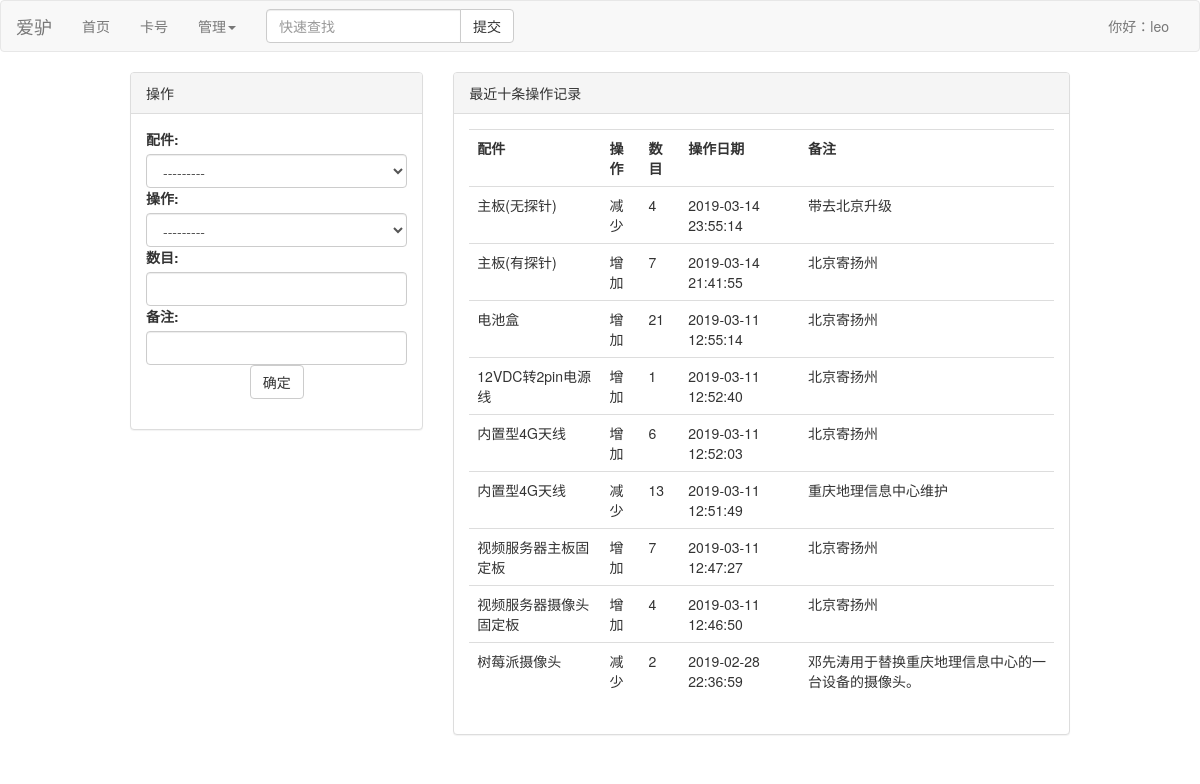
Page /operate/ (signed in) on the earlier database version.
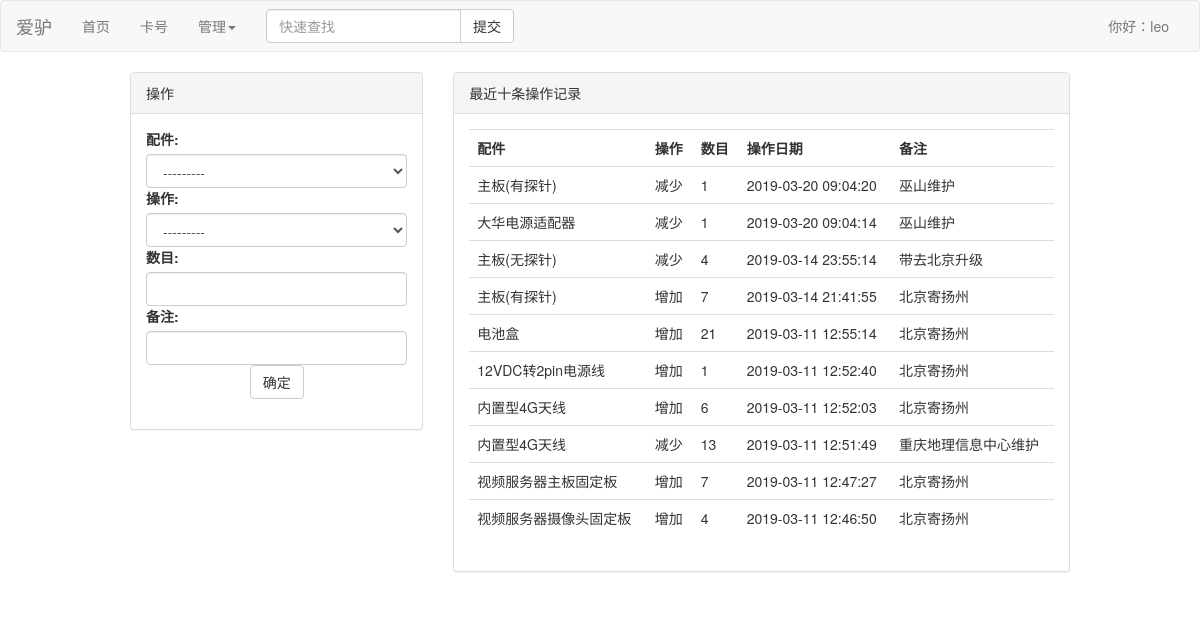
Same page on the later database version.
### store/models.py (models this page shows, shortened)
class Operation(models.Model):
    OPERATIONS = (('plus', '增加'), ('minus', '减少'))
    item = models.ForeignKey(Item, on_delete=models.DO_NOTHING, verbose_name='配件')
    operate = models.CharField(max_length=8, choices=OPERATIONS, verbose_name='操作')
    num = models.IntegerField(verbose_name='数目')
    operated_time = models.DateTimeField(auto_now_add=True, verbose_name='操作日期')
    note = models.CharField(max_length=128, verbose_name='备注')
    class Meta:
        verbose_name = '操作记录'
        verbose_name_plural = verbose_name
        ordering = ('-operated_time',)

class Item(models.Model):
    CHOICES = (('YZ', '扬州'), ('BJ', '北京'), ('CQ', '重庆'))
    name = models.CharField(max_length=30, verbose_name='配件名')
    qty = models.IntegerField(verbose_name='数量')
    city = models.CharField(max_length=8, choices=CHOICES, verbose_name='城市')
    who_does = models.ForeignKey(User, on_delete=models.DO_NOTHING, verbose_name='操作人')
    note = models.CharField(max_length=128, verbose_name='备注')
    modify_date = models.DateTimeField(auto_now=True, verbose_name='修改日期')
    def __str__(self):
        return self.name
    class Meta:
        verbose_name = "配件"
        verbose_name_plural = verbose_name
        ordering=['qty']

### store/views.py (the view)
# urls.py: path('operate/', views.do_operate, name='do_operate'),
@login_required
def do_operate(request):
    operations = Operation.objects.all()[:10]
    if request.method == 'POST':
        operate_form = OperateForm(request.POST)
        if operate_form.is_valid():
            operate_item = operate_form.cleaned_data['item']
            operate = operate_form.cleaned_data['operate']
            num = operate_form.cleaned_data['num']
            note = operate_form.cleaned_data['note']
            item = Item.objects.get(name=operate_item)
            item_qty = item.qty
            if operate == 'plus':
                item.qty += num
                item.save()
                operation = {
                    'item': operate_item,
                    'operate': operate,
                    'num': num,
                    'note': note,
                }
                Operation.objects.create(**operation)
            else:
                if num > item_qty:
                    messages.warning(request, '减少数量不能大于库存')
                else:
                    item.qty -= num
                    item.save()
                    operation = {
                        'item': operate_item,
                        'operate': operate,
                        'num': num,
                        'note': note,
                    }
                    Operation.objects.create(**operation)
    else:
        operate_form = OperateForm()
    context = {
        'operations': operations,
        'operate_form': operate_form,
    }
    return render(request, 'store/operate.html', context)

### store/forms.py
class OperateForm(forms.ModelForm):
    class Meta:
        model = Operation
        fields = ('item', 'operate', 'num', 'note')
        widgets = {
            'item': forms.Select(
                attrs={
                    'class': 'form-control',
                }
            ),
            'operate': forms.Select(
                attrs={
                    'class': 'form-control',
                }
            ),
            'num': forms.NumberInput(
                attrs={
                    'class': 'form-control',
                    'autocomplete': 'off',
                }
            ),
            'note': forms.TextInput(
                attrs={
                    'class': 'form-control',
                }
            )
        }

### store/templates/store/operate.html (shortened to what this page needs)
{%  extends 'base.html' %}
{% block content %}
<div class="container-fluid">
    <div class="row">
        <div class="col-sm-4 col-xs-12">
            <div class="panel panel-default">
                <div class="panel-heading">操作</div>
                <div class="panel-body">
                    <form action="{% url 'do_operate' %}" method="post">
                        <div class="form-group">
                            {{ operate_form }}
                            <button type="submit" class="btn btn-default center-block">确定</button>
                        </div>
                    </form>
                </div>
            </div>
        </div>
        <div class="col-md-8 col-xs-12">
            <div class="panel panel-default">
                <div class="panel-heading">最近十条操作记录</div>
                <div class="panel-body">
                    <table class="table">
                        <tr>
                            <th>配件</th>
                            <th>操作</th>
                            <th>数目</th>
                            <th>操作日期</th>
                            <th>备注</th>
                        </tr>
                        {% for operation in operations %}
                        <tr>
                            <td>{{ operation.item }}</td>
                            <td>{{ operation.get_operate_display }}</td>
                            <td>{{ operation.num }}</td>
                            <td>{{ operation.operated_time|date:"Y-m-d H:i:s" }}</td>
                            <td>{{ operation.note }}</td>
                        </tr>
                        {% empty %}
                        <tr>暂无记录</tr>
                        {% endfor %}
                    </table>
                </div>
            </div>
        </div>
    </div>
</div>
{% endblock %}

Differences in the rows shown:
no longer on this page (row unchanged): Operation: item "树莓派摄像头", operate "减少", num "2", operated_time "2019-02-28 22:36:59", note "邓先涛用于替换重庆地理信息中心的一台设备的摄像头。"
added Operation: item "主板(有探针)", operate "减少", num "1", operated_time "2019-03-20 09:04:20", note "巫山维护"
added Operation: item "大华电源适配器", operate "减少", num "1", operated_time "2019-03-20 09:04:14", note "巫山维护"
